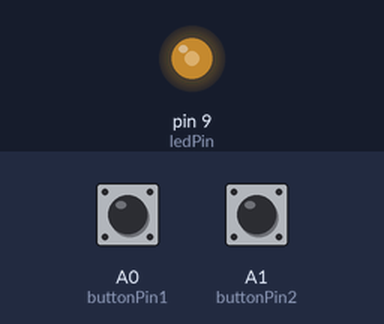
Bench run of a sketch on a simulated Arduino Uno, built with avr-gcc and run on an emulated ATmega328P. On the bench: output pins drawn as LEDs (lit = HIGH). The inputs (shaded band) are chosen by the test bench; at power-on: A0 (buttonPin1) LOW, A1 (buttonPin2) LOW.

Above: at 1.2 s.
1.3 s: A0 (buttonPin1) pulled HIGH for 1 s
At 2.9 s:
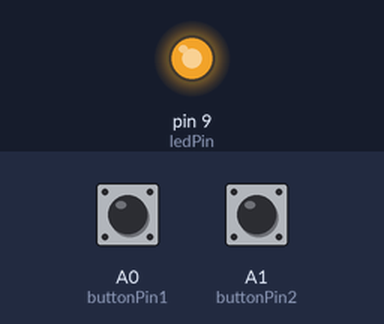
3.8 s: A1 (buttonPin2) pulled HIGH for 3.2 s
At 5.76 s:
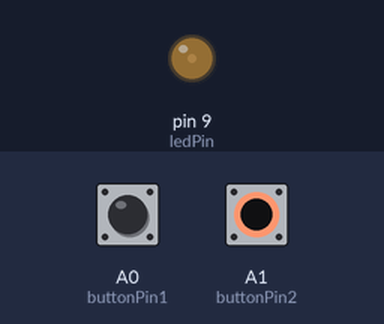
8.5 s: A0 (buttonPin1) pulled HIGH for 3.2 s
13.2 s: A1 (buttonPin2) pulled HIGH for 0.15 s
At 14.3 s:
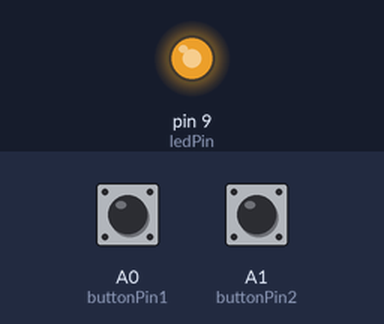
Timing chart, 0 to 15.8 s (numbered marks = the images above; inputs shaded):
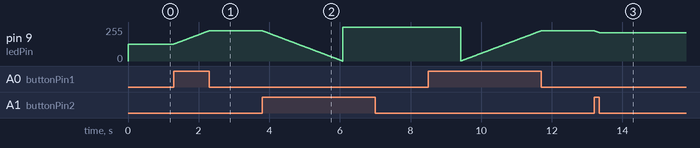

The sketch:

PWMLed.ino
```cpp
/*

  Title:    LED PWM
  Author:   Ben Moffatt
  Date:     24/02/2015
  Version:  0.1

  Description:
    Use puttons to control the brightness of an LED using PWM output

  Acknowledgements:


*/

// Set the pin numbers
int ledPin = 9;
int buttonPin1 = A0;
int buttonPin2 = A1;

// Set the button states
int buttonState1 = 0;
int buttonState2 = 0;

// Set up the brightnesses
int brightness = 127;
int i=0;

// -----------------------OVERALL SETUP----------------------- //

void setup(void) {
  Serial.begin(9600);		                                   // set up for error checking

  // Set up the pin modes
  pinMode(ledPin, OUTPUT);
  pinMode(buttonPin1, INPUT);
  pinMode(buttonPin2, INPUT);
  analogWrite(ledPin, brightness);
}


// --------------------END OF OVERALL SETUP------------------- //

// ---------------------------LOOP--------------------------- //

void loop() {

  //Read the state of buttonPin1
  buttonState1 = digitalRead(buttonPin1);
  buttonState2 = digitalRead(buttonPin2);


  if(buttonState1 != 0) {
    brightness = brightness + 1;
    if(brightness>=255) {
      for(int i=0; i<=3; i++) {
        delay(100);
        analogWrite(ledPin, 0);
        delay(100);
        analogWrite(ledPin, 255);
      }
      brightness = 254;
    }
    analogWrite(ledPin, brightness);
   }

  if(buttonState2 != 0) {
    brightness = brightness - 1;
    analogWrite(ledPin, brightness);
  }


  delay(10);
}

// -----------------------END OF LOOP----------------------- //

// ------------------------FUNCTIONS------------------------ //

// ---------------------END OF FUNCTIONS--------------------- //
```

Measured:
- after the input at 1.3 s, pin 9 (ledPin): moves from 127/255 to 227/255 over 0.99 s, starting at once
- after the input at 13.2 s, pin 9 (ledPin): moves from 227/255 to 212/255 over 0.14 s, starting at once
